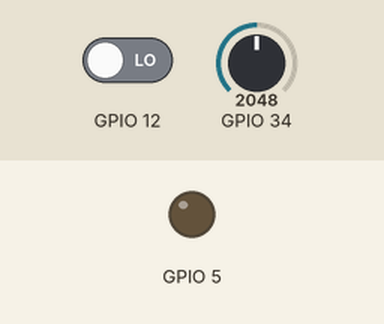
Recording of a sketch running on a simulated ESP32. Shown: output pins drawn as LEDs (lit = HIGH). Inputs (shaded band) come from the test bench; at power-on: GPIO 12 LOW, GPIO 34 = 2048. WiFi joins after 1.5 s; servers stay silent unless stated; no MQTT or app messages arrive unless stated.

Above: at 2.0 s.
At 7.5 s:
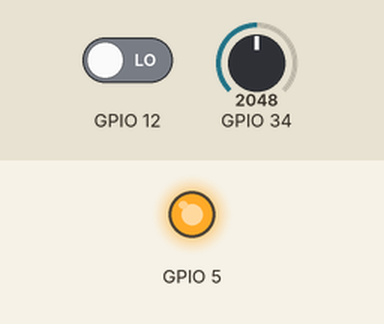
Timing chart, 0 to 18.4 s (numbered marks = the images above):
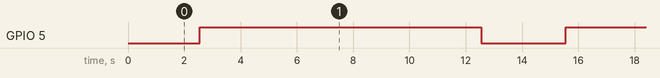

The sketch:

main.ino
```cpp
#include <WiFi.h>
#include <PubSubClient.h>

const char* ssid = "kmdf_5g";
const char* password = "06454charlotte";
const char* mqtt_server = "broker.hivemq.com";
const int mqtt_port = 1883;
const char* mqtt_topic = "mackenzie/leak_detection";

WiFiClient espClient;
PubSubClient client(espClient);

void setup() {
  Serial.begin(115200);
  pinMode(5, OUTPUT);
  WiFi.begin(ssid, password);
  while (WiFi.status() != WL_CONNECTED) delay(500);
  client.setServer(mqtt_server, mqtt_port);
}

void loop() {
  if (!client.connected()) {
    while (!client.connect("ESP32_CLIENT")) delay(5000);
  }
  client.loop();

  int umidade = analogRead(34);
  int vazao = pulseIn(12, HIGH);

  if (umidade > 2000 || vazao > 500) {
    String payload = "{\"umidade\":"+String(umidade)+",\"vazao\":"+String(vazao)+"}";
    client.publish(mqtt_topic, payload.c_str());
    digitalWrite(5, HIGH);
    delay(10000);
    digitalWrite(5, LOW);
  }
  delay(2000);
}
```

Measured:
- by itself, GPIO 5: alternates HIGH for 10.0 s and LOW for 3.0 s
